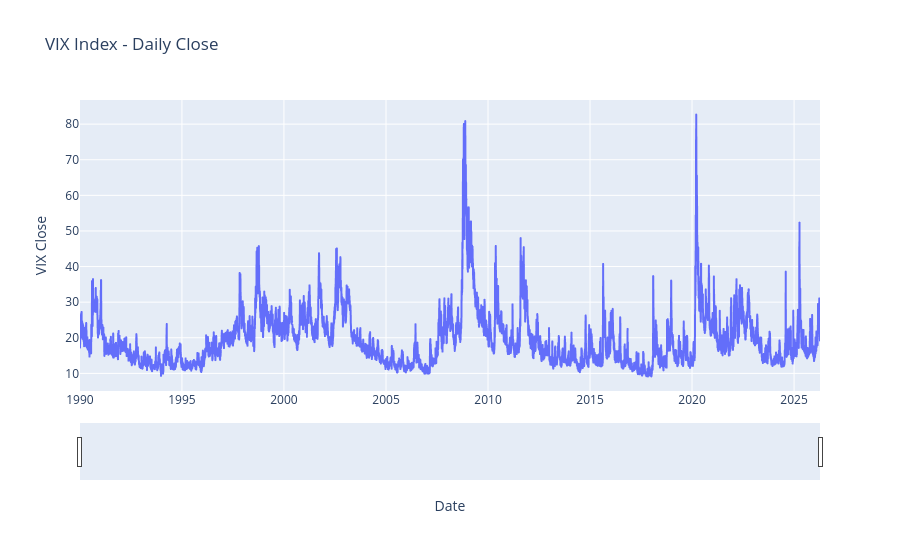

The notebook cell this image was saved under:
### Code cell
import plotly.express as px

# Load VIX data
vix_df = pd.read_csv("data/VIX_History.csv", parse_dates=["DATE"])

# Create line chart for VIX CLOSE
fig_vix = px.line(
    vix_df,
    x="DATE",
    y="CLOSE",
    title="VIX Index - Daily Close",
    labels={"CLOSE": "VIX Close", "DATE": "Date"},
)
fig_vix.update_xaxes(rangeslider_visible=True)
fig_vix.show()

### Figure 1 — Plotly figure (JSON) as saved in the notebook; plotly's stock layout.template omitted (floating-point values rounded to 4 significant figures; data arrays with more than 128 entries replaced by an {"elided": "..."} marker saying what was removed)
{"data": [{"hovertemplate": "Date=%{x}<br>VIX Close=%{y}<extra></extra>", "legendgroup": "", "line": {"color": "#636efa", "dash": "solid"}, "marker": {"symbol": "circle"}, "mode": "lines", "name": "", "showlegend": false, "type": "scattergl", "x": {"elided": "9161 str values"}, "xaxis": "x", "y": {"elided": "9161 float values"}, "yaxis": "y"}], "layout": {"legend": {"tracegroupgap": 0}, "title": {"text": "VIX Index - Daily Close"}, "xaxis": {"anchor": "y", "domain": [0, 1], "rangeslider": {"visible": true}, "title": {"text": "Date"}}, "yaxis": {"anchor": "x", "domain": [0, 1], "title": {"text": "VIX Close"}}}}
